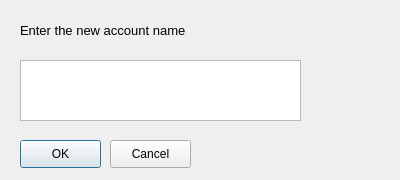
<?xml version="1.0" encoding="UTF-8"?>
<ui version="4.0">
 <class>Dialog</class>
 <widget class="QDialog" name="Dialog">
  <property name="geometry">
   <rect>
    <x>0</x>
    <y>0</y>
    <width>400</width>
    <height>180</height>
   </rect>
  </property>
  <property name="windowTitle">
   <string>Dialog</string>
  </property>
  <widget class="QTextEdit" name="account_field">
   <property name="geometry">
    <rect>
     <x>20</x>
     <y>60</y>
     <width>281</width>
     <height>61</height>
    </rect>
   </property>
  </widget>
  <widget class="QLabel" name="label">
   <property name="geometry">
    <rect>
     <x>20</x>
     <y>20</y>
     <width>221</width>
     <height>21</height>
    </rect>
   </property>
   <property name="font">
    <font>
     <pointsize>10</pointsize>
    </font>
   </property>
   <property name="text">
    <string>Enter the new account name</string>
   </property>
  </widget>
  <widget class="QPushButton" name="ok_button">
   <property name="geometry">
    <rect>
     <x>20</x>
     <y>140</y>
     <width>81</width>
     <height>28</height>
    </rect>
   </property>
   <property name="text">
    <string>OK</string>
   </property>
  </widget>
  <widget class="QPushButton" name="cancel_button">
   <property name="geometry">
    <rect>
     <x>110</x>
     <y>140</y>
     <width>81</width>
     <height>28</height>
    </rect>
   </property>
   <property name="text">
    <string>Cancel</string>
   </property>
  </widget>
 </widget>
 <resources/>
 <connections/>
</ui>
